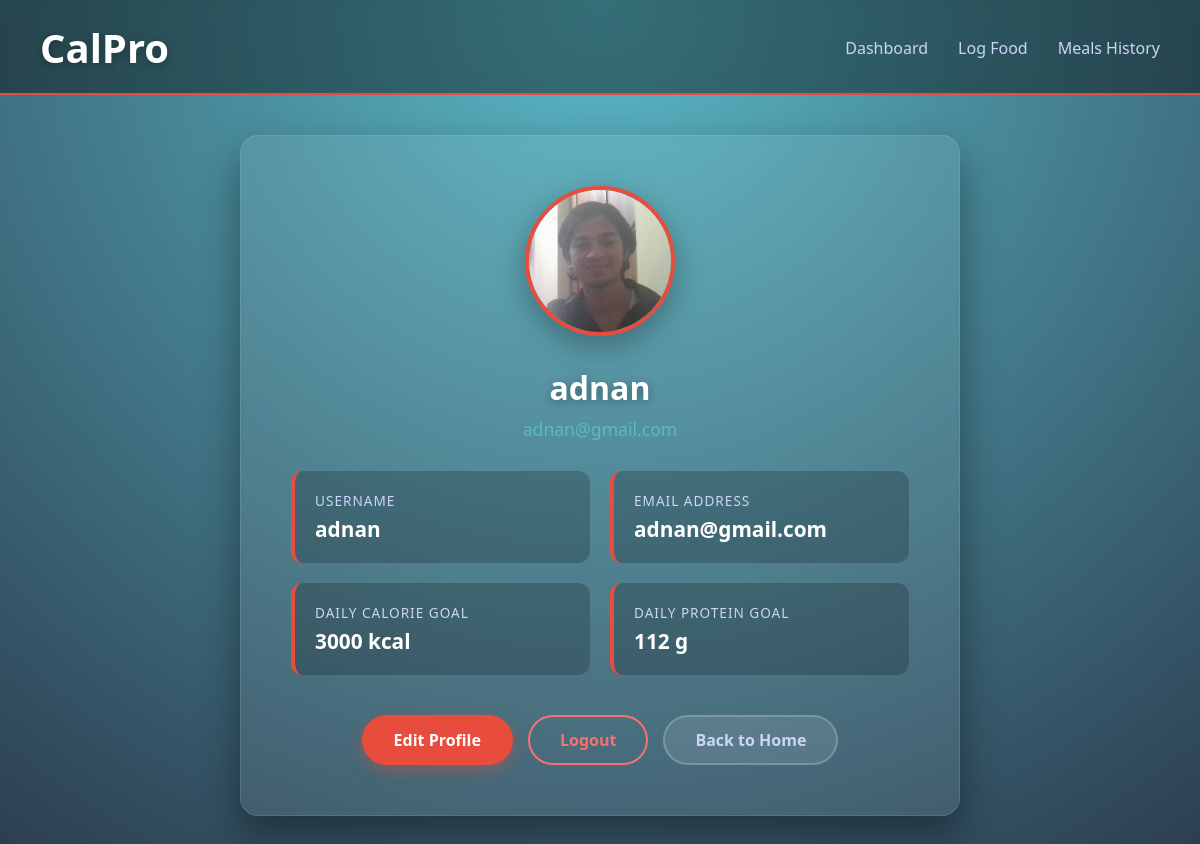
Page /profile/ (signed in) on the committed database.
### tracker/models.py (models this page shows)
class User(models.Model):
    username=models.CharField(max_length=50,null=True,blank=True)
    email=models.EmailField(null=True,blank=True)
    password=models.CharField(max_length=15,null=True,blank=True)
    calorie_goal=models.IntegerField(null=True,blank=True)
    protein_goal=models.IntegerField(null=True,blank=True)
    image=models.ImageField(upload_to="profile_image/",null=True,blank=True)

### tracker/views.py (the view)
# urls.py: path('profile/',views.profile,name='profile'),
def profile(request):
    user=models.User.objects.get(email=request.session.get('email'))
    return render(request , 'profile.html',{'user':user})

### tracker/templates/profile.html (shortened to what this page needs)
<!DOCTYPE html>
<html lang="en">
<head>
</head>
<body>
    <nav class="navbar">
        <div class="logo">CalPro</div>
        <div class="nav-links">
            <a href="/home/">Dashboard</a>
            <a href="{% url 'add_food' %}">Log Food</a>
            <a href="{% url 'meals' %}">Meals History</a>
        </div>
    </nav>
    <div class="container">
        <div class="profile-card">
            {% if user.image %}
            <div class="avatar-container">
                <img class="profile-avatar" src="{{ user.image.url }}" alt="{{ user.username }}">
            </div>
            {% else %}
            <div class="avatar-placeholder">👤</div>
            {% endif %}
            <h2>{{ user.username }}</h2>
            <p class="email">{{ user.email }}</p>
            <div class="profile-details">
                <div class="detail-box">
                    <span>Username</span>
                    <strong>{{ user.username }}</strong>
                </div>
                <div class="detail-box">
                    <span>Email Address</span>
                    <strong>{{ user.email }}</strong>
                </div>
                <div class="detail-box">
                    <span>Daily Calorie Goal</span>
                    <strong>{{ user.calorie_goal }} kcal</strong>
                </div>
                <div class="detail-box">
                    <span>Daily Protein Goal</span>
                    <strong>{{ user.protein_goal }} g</strong>
                </div>
            </div>
            <div class="profile-actions">
                <a href="/editprofile" class="btn btn-edit">Edit Profile</a>
                <a href="{% url 'logout' %}" class="btn btn-logout">Logout</a>
                <a href="/home/" class="btn btn-secondary">Back to Home</a>
            </div>
        </div>
    </div>
</body>
</html>

### tracker/templates/profile.html (style rules this page uses)
* { margin: 0; padding: 0; box-sizing: border-box; font-family: 'Segoe UI', sans-serif; }
body { min-height: 100vh; background: radial-gradient(circle at top, #5ab9c7, #2C3E50); color: #ffffff; }
.navbar { display: flex; justify-content: space-between; align-items: center; padding: 20px 40px; background: rgba(0,0,0,0.4); backdrop-filter: blur(10px); position: relative; margin-bottom: 40px; }
.navbar::after { content: ""; display: block; height: 2px; background: #E74C3C; position: absolute; bottom: 0; left: 0; right: 0; }
.logo { font-size: 40px; font-weight: bold; color: #fff; text-shadow: 0 2px 10px rgba(0,0,0,0.3); }
.nav-links { display: flex; align-items: center; gap: 30px; }
.nav-links a { text-decoration: none; color: #cbd5f5; font-weight: 500; transition: all 0.3s; }
.container { max-width: 800px; margin: 0 auto; padding: 0 40px 40px; }
.profile-card { background: rgba(255,255,255,0.08); backdrop-filter: blur(15px); border-radius: 18px; padding: 50px; box-shadow: 0 20px 40px rgba(0,0,0,0.4); border: 1px solid rgba(255,255,255,0.1); text-align: center; animation: fadeIn 0.6s ease-out; }
.avatar-container { position: relative; display: inline-block; margin-bottom: 25px; }
.profile-avatar { width: 150px; height: 150px; border-radius: 50%; object-fit: cover; border: 4px solid #E74C3C; box-shadow: 0 10px 30px rgba(0,0,0,0.3); transition: transform 0.3s; }
.profile-card h2 { font-size: 32px; margin-bottom: 8px; color: #fff; text-shadow: 0 2px 10px rgba(0,0,0,0.3); }
.email { color: #5ab9c7; font-size: 1.1rem; margin-bottom: 30px; font-weight: 500; }
.profile-details { display: grid; grid-template-columns: repeat(2, 1fr); gap: 20px; margin: 30px 0; text-align: left; }
.detail-box { background: rgba(0,0,0,0.2); padding: 20px; border-radius: 12px; border-left: 4px solid #E74C3C; transition: transform 0.3s; }
.detail-box span { display: block; color: #cbd5f5; font-size: 0.85rem; text-transform: uppercase; letter-spacing: 1px; margin-bottom: 5px; }
.detail-box strong { display: block; color: #fff; font-size: 1.3rem; font-weight: 600; }
.profile-actions { display: flex; gap: 15px; justify-content: center; margin-top: 40px; flex-wrap: wrap; }
.btn { padding: 12px 30px; border-radius: 25px; text-decoration: none; font-weight: 600; transition: all 0.3s; border: 2px solid transparent; cursor: pointer; display: inline-block; }
.btn-edit { background: #E74C3C; color: white; border-color: #E74C3C; box-shadow: 0 5px 15px rgba(231, 76, 60, 0.4); }
.btn-logout { background: transparent; color: #f87171; border-color: #f87171; }
.btn-secondary { background: rgba(255,255,255,0.1); color: #cbd5f5; border-color: rgba(255,255,255,0.2); }

### rows in the picture
User: image (picture), username "adnan", email "adnan@gmail.com", calorie_goal "3000", protein_goal "112"
